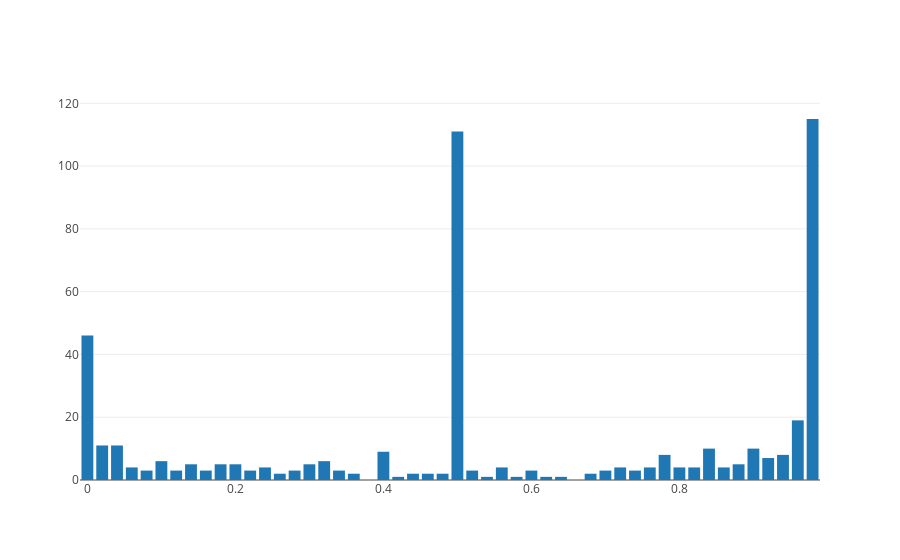

Notebook code cell kept with this figure:
### Code cell
#coding:utf-8
#author: moyuweiqing
#情感分析

from snownlp import SnowNLP
import plotly.offline as py
import plotly.graph_objs as go
import numpy as np
import math

py.init_notebook_mode(connected=True)#离线模式使用plotly

text = open(r'C:\Users\Yoga\Desktop\区块链技术发展现状与展望_袁勇.txt').read()
s1 = text.replace('\n', '').replace(' ', '').replace('.', '。')#去除换行
# print(s1)
sn1 = SnowNLP(s1)
sentimentslist = []
for i in sn1.sentences:
    j = SnowNLP(i)
    # print(i)
    # print(j.sentiments)
    sentimentslist.append(j.sentiments)

dic = {}
for i in np.arange(0, 1, 0.02):
    index = round(i, 2)
    dic[index] = 0
# print(dic)

for i in sentimentslist:
    temp = round(math.floor(i/0.02)*0.02, 2)
    dic[temp] = dic[temp] + 1

trace = go.Bar(x = list(dic.keys()), y = list(dic.values()))
data = go.Data([trace])
py.iplot(data)

### Figure 1 — Plotly figure (JSON) as saved in the notebook; plotly's stock layout.template omitted (floating-point values rounded to 4 significant figures)
{"data": [{"type": "bar", "uid": "16cf3f06-06fd-4d95-be02-b834386aca35", "x": [0, 0.02, 0.04, 0.06, 0.08, 0.1, 0.12, 0.14, 0.16, 0.18, 0.2, 0.22, 0.24, 0.26, 0.28, 0.3, 0.32, 0.34, 0.36, 0.38, 0.4, 0.42, 0.44, 0.46, 0.48, 0.5, 0.52, 0.54, 0.56, 0.58, 0.6, 0.62, 0.64, 0.66, 0.68, 0.7, 0.72, 0.74, 0.76, 0.78, 0.8, 0.82, 0.84, 0.86, 0.88, 0.9, 0.92, 0.94, 0.96, 0.98], "y": [46, 11, 11, 4, 3, 6, 3, 5, 3, 5, 5, 3, 4, 2, 3, 5, 6, 3, 2, 0, 9, 1, 2, 2, 2, 111, 3, 1, 4, 1, 3, 1, 1, 0, 2, 3, 4, 3, 4, 8, 4, 4, 10, 4, 5, 10, 7, 8, 19, 115]}], "layout": {}}
